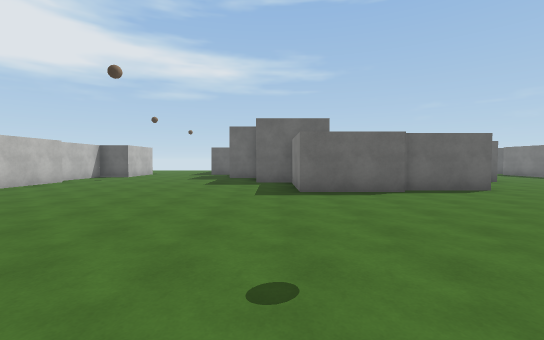
View 1 (above)

20 first-person views from a walk through a scene from a Unity 3-D project. The camera is 1.5 m above the floor, tilts 2° down and sees 90° across. The floor is counted in squares, 2 m on a side. Each view is taken from the middle of a square. On the plan, view 1 faces up. The plan holds only what a view shows up to about 10 squares ahead; the rest is blank. The player is left out. Surface patterns are stand-ins for the level's own textures.

View 2
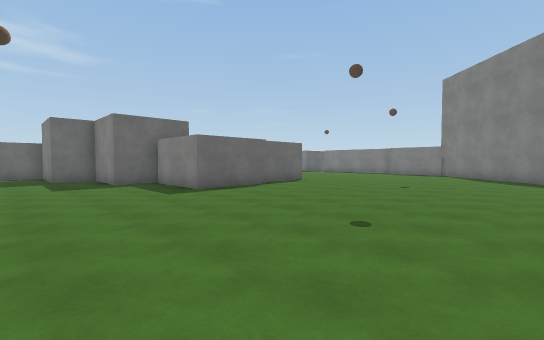

View 3
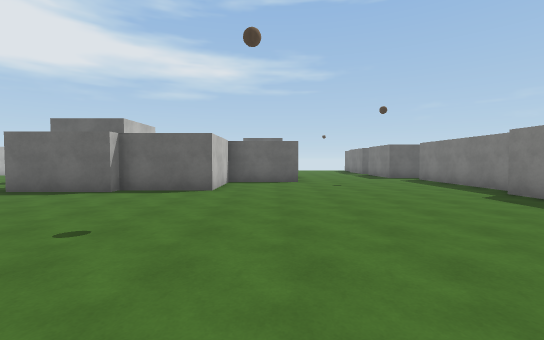

View 4
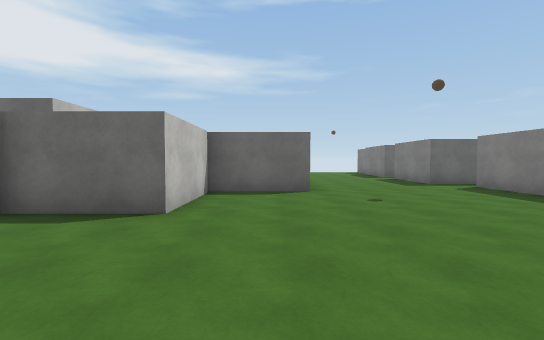

View 5
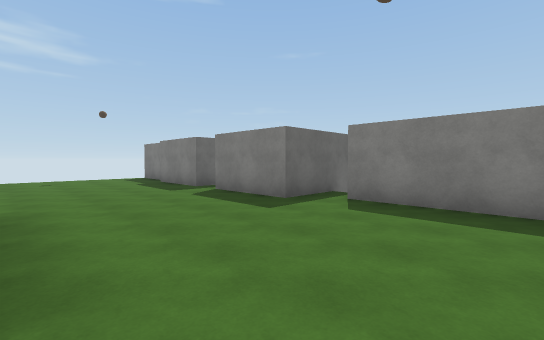

View 6
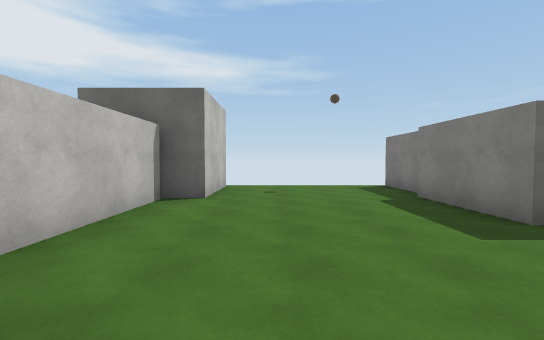

View 7
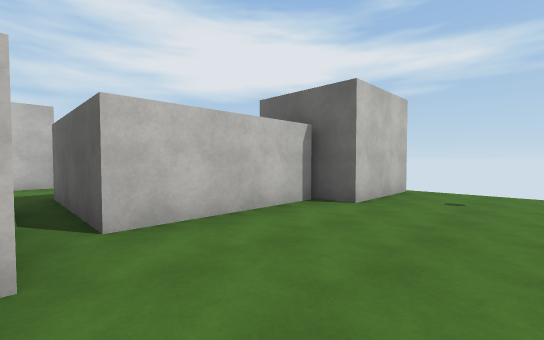

View 8
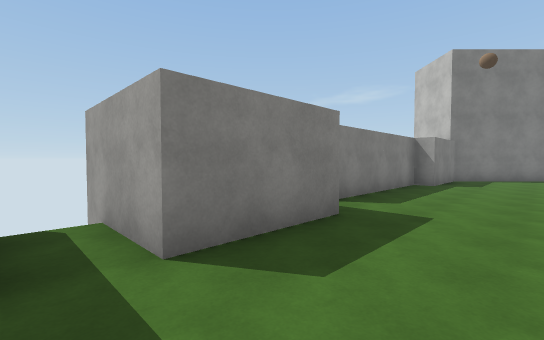

View 9
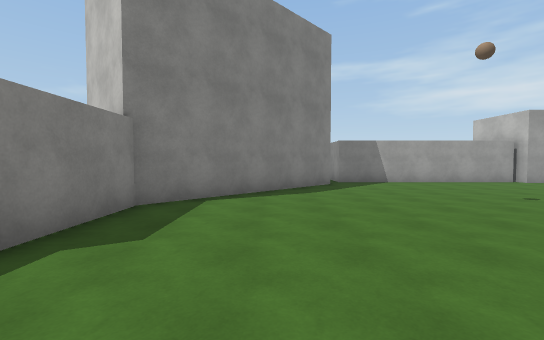

View 10
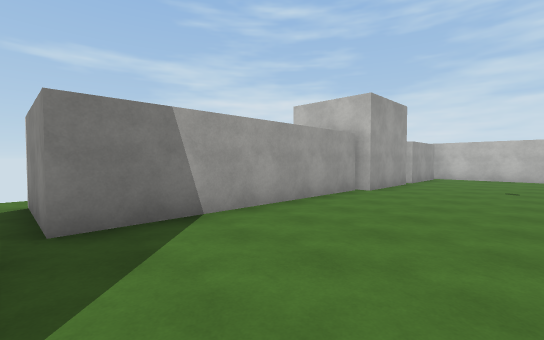

View 11
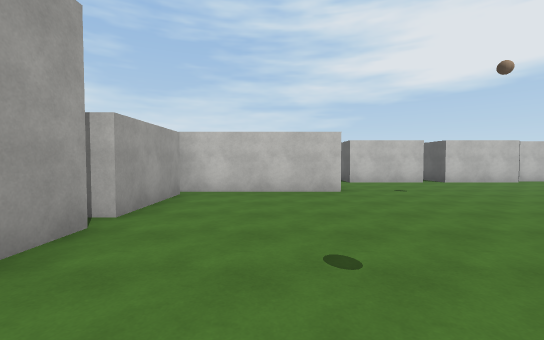

View 12
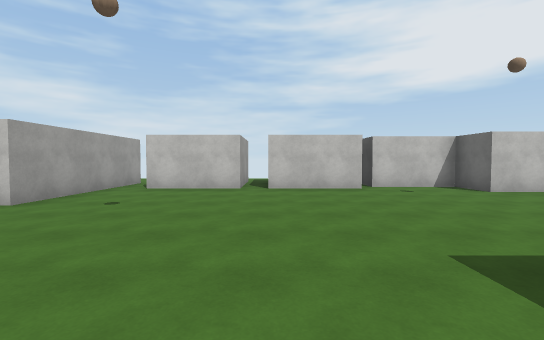

View 13
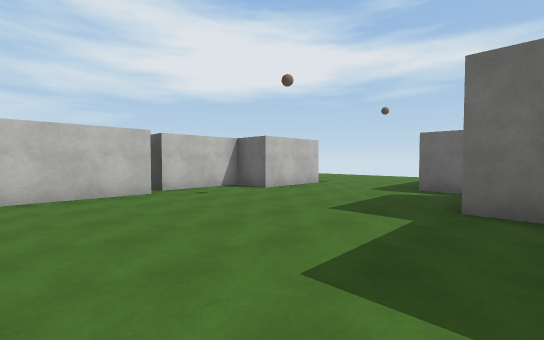

View 14
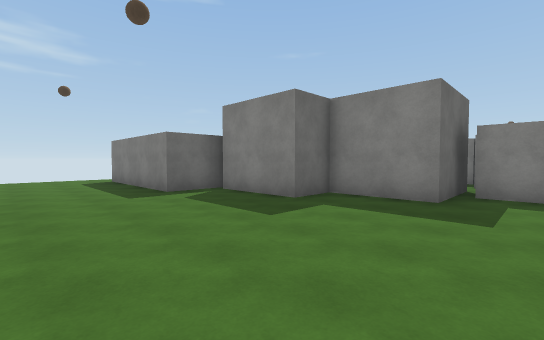

View 15
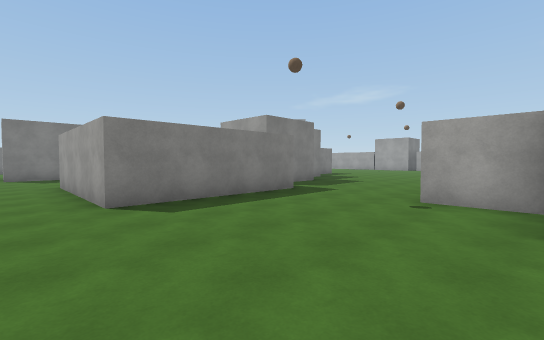

View 16
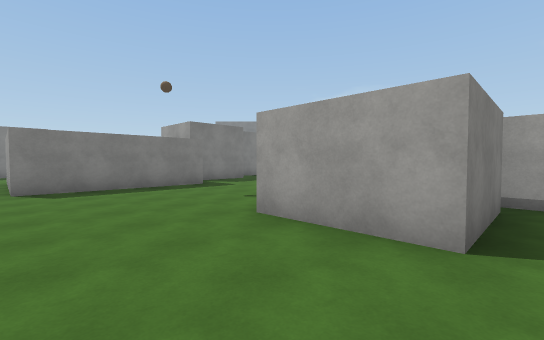

View 17
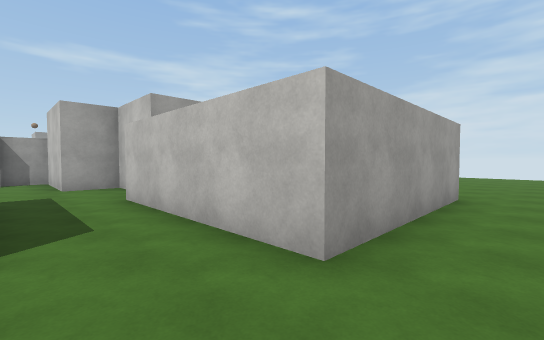

View 18
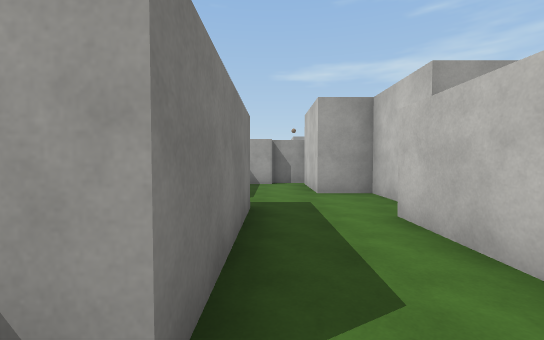

View 19
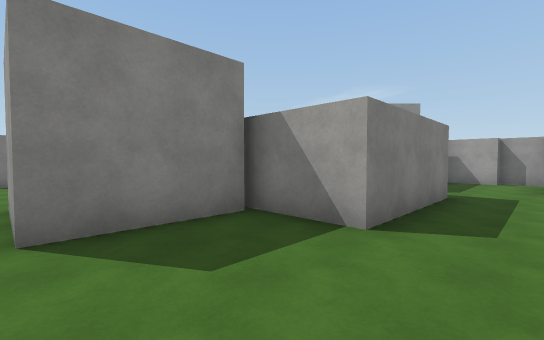

View 20
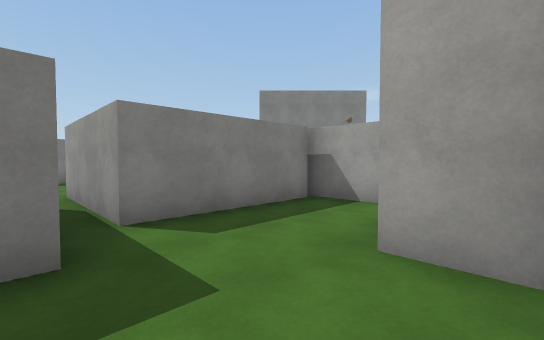

### Floor plan
Points are (right, up) in squares from view 1. A wall is a line through its corners. A room is listed if a view was taken in it or the views show most of it. See-through windows are left out.
Room 1 (views 1, 2, 3, 4, 5, 6, 7, 8, 9, 10, 11, 12, 13, 14, 15, 16, 17, 18, 19, 20)
walls: (2.9, 9.3) (4.4, 9.3) (4.4, 13) (8, 13); (1.9, 9) (3, 9); (5.5, 9.4) (5.5, 6.8) (3.2, 6.8) (3.2, 6.4) (0.7, 6.4) (0.7, 9); (0.7, 14.1) (0.7, 11.8) (2, 11.8) (2, 9.3) (-0.5, 9.3) (-0.5, 11.5) (-1.8, 11.5) (-1.8, 14.1); (8, 9.5) (4.4, 9.5); (-1.5, 14.4) (-3.2, 14.4) (-3.2, 18.9) (1.3, 18.9) (1.3, 14.2); (5.2, 17.4) (5.2, 19.9) (7.7, 19.9) (7.7, 17.4) (6.8, 17.4) (6.8, 13.7) (3.3, 13.7) (3.3, 17.2) (5.5, 17.2); (-7.2, 9.5) (-7.2, 6.8) (-8, 6.8); (12.8, 15.1) (12, 15.1) (12, 17.8); (1.6, -1.3) (7.7, -1.3) (7.7, -2.5); (14.5, 11.5) (12, 11.5) (12, 14.1) (14.5, 14.1); (-1.1, -1) (1.5, -1) (1.5, -1.6); (8.1, -0.7) (12.3, 3.5) (12.3, 6) (12.8, 6) (12.8, 10.8); (-8.1, 14.7) (-6.4, 14.7) (-6.4, 12.2) (-7.7, 12.2) (-7.7, 9.9); (12.3, 18.2) (12.3, 20.1); (-7.5, 2.7) (-4.5, 2.7) (-4.5, -1.2); (-4.1, -1) (-1.6, -1); (-9.8, 6) (-7.2, 6) (-7.2, 3.7); (-10.6, 13.9) (-10.6, 16.4) (-8, 16.4); (-11.1, 13.3) (-10.5, 13.3)
ways out: opening at (-8.5, 3); opening at (8, -2); gap at (14, 15)

Where each view was taken, in squares from view 1:
view 1: 0 up, 0 right, facing up
view 2: 0 up, 3 left, facing up-right
view 3: 0 up, 7 right, facing up
view 4: 3 up, 7 right, facing up
view 5: 8 up, 8 right, facing up-right
view 6: 12 up, 9 right, facing up
view 7: 13 up, 10 right, facing up-left
view 8: 15 up, 10 right, facing down-right
view 9: 8 up, 10 right, facing down
view 10: 2 up, 8 right, facing down-left
view 11: 1 up, 2 right, facing left
view 12: 7 up, 0 right, facing left
view 13: 7 up, 1 left, facing up-left
view 14: 8 up, 6 left, facing up-right
view 15: 20 up, 8 left, facing down-right
view 16: 19 up, 11 left, facing down-right
view 17: 20 up, 3 right, facing down-left
view 18: 18 up, 3 right, facing down
view 19: 20 up, 2 right, facing down-right
view 20: 14 up, 1 right, facing down-right
